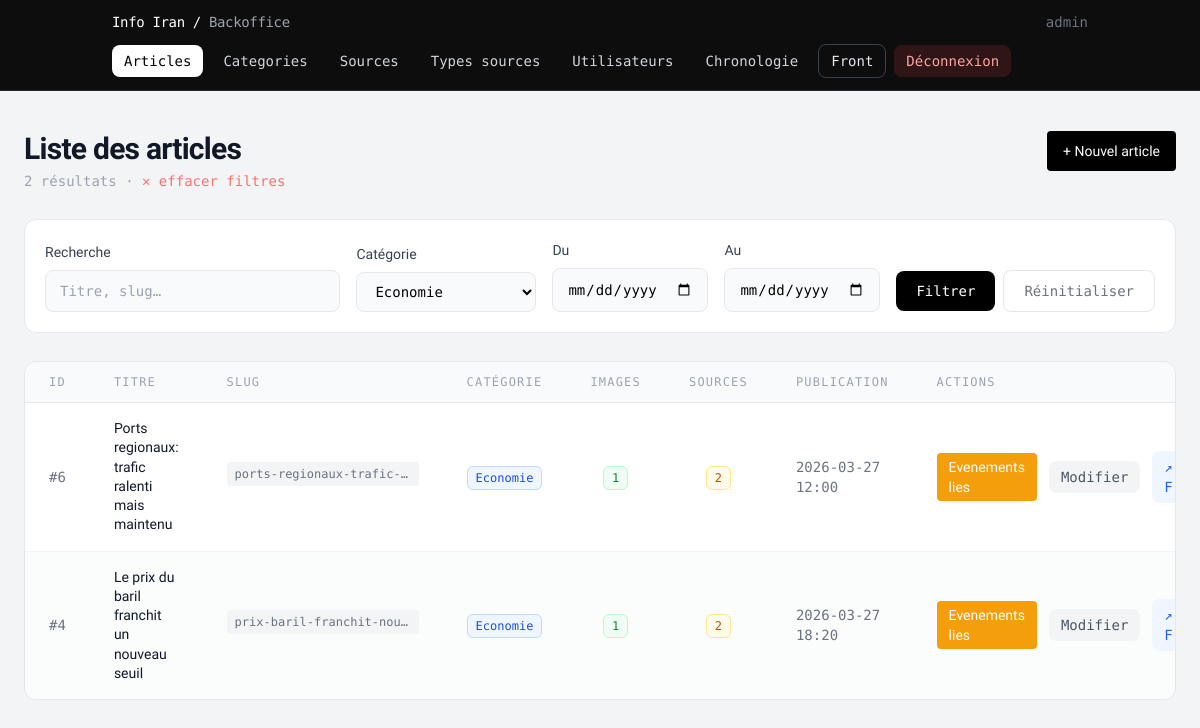
Screenshot of /pages/articles/backoffice_articles.php?cat=3 (signed in) with the database file from the repository.
### tables this page shows
CREATE TABLE articles (
    id               INT PRIMARY KEY AUTO_INCREMENT,
    titre            VARCHAR(255) NOT NULL,
    slug             VARCHAR(255) UNIQUE NOT NULL,  
    contenu          LONGTEXT NOT NULL,
    date_publication DATETIME DEFAULT CURRENT_TIMESTAMP,
    id_categorie     INT,
    FOREIGN KEY (id_categorie) REFERENCES categories(id) ON DELETE SET NULL
);

CREATE TABLE categories (
    id  INT PRIMARY KEY AUTO_INCREMENT,
    nom VARCHAR(100) NOT NULL,
    description TEXT
);

### models/Database.php (called while the page is built, shortened)
<?php
class Database
{
    private static $instance = null;
    private $pdo;
    private function __construct()
    {
        $host = getenv('DB_HOST') ?: '127.0.0.1';
        $db   = getenv('DB_NAME') ?: 'info_actualite';
        $user = getenv('DB_USER') ?: 'actualite_user';
        $pass = getenv('DB_PASS') ?: 'secret_pw';
        $charset = 'utf8mb4';
        $dsn = "mysql:host={$host};dbname={$db};charset={$charset}";
        $options = [
            PDO::ATTR_ERRMODE => PDO::ERRMODE_EXCEPTION,
            PDO::ATTR_DEFAULT_FETCH_MODE => PDO::FETCH_ASSOC,
            PDO::ATTR_EMULATE_PREPARES => false,
        ];
        $this->pdo = new PDO($dsn, $user, $pass, $options);
    }
    public static function getInstance()
    {
        if (self::$instance === null) {
            self::$instance = new self();
        }
        return self::$instance;
    }
    public function getConnection()
    {
        return $this->pdo;
    }
}

### services/ArticleService.php (called while the page is built, shortened)
<?php
require_once __DIR__ . '/../models/Database.php';
class ArticleService
{
    private $db;
    public function __construct()
    {
        $this->db = Database::getInstance()->getConnection();
    }
    public function getCategories(): array
    {
        $sql = 'SELECT id, nom, description FROM categories ORDER BY nom ASC';
        $stmt = $this->db->query($sql);
        return $stmt->fetchAll(PDO::FETCH_ASSOC);
    }
}

### services/SourceService.php (called while the page is built, shortened)
<?php
require_once __DIR__ . '/../models/Database.php';
class SourceService
{
    public function __construct()
    {
        $this->db    = Database::getInstance()->getConnection();
    }
}

### services/ImageService.php (called while the page is built, shortened)
<?php
require_once __DIR__ . '/../models/Database.php';
class ImageService
{
    public function __construct()
    {
        $this->db    = Database::getInstance()->getConnection();
    }
}

### controllers/ArticleController.php (called while the page is built, shortened)
<?php
require_once __DIR__ . '/../models/Database.php';
require_once __DIR__ . '/../services/ArticleService.php';
require_once __DIR__ . '/../services/SourceService.php';
require_once __DIR__ . '/../services/ImageService.php';
class ArticleController
{
    private ArticleService $articleService;
    private \PDO           $db;
    public function __construct()
    {
        $this->db             = Database::getInstance()->getConnection();
        $this->articleService = new ArticleService();
    }
    public function listArticlesPaginated(int $perPage, int $offset, array $filters = []): array
    {
        $where  = [];
        $params = [];
        if (!empty($filters['cat'])) {
            $where[]        = 'a.id_categorie = :cat';
            $params[':cat'] = (int) $filters['cat'];
        }
        $wc = $where ? 'WHERE ' . implode(' AND ', $where) : '';
        $stmtC = $this->db->prepare("SELECT COUNT(*) FROM articles a {$wc}");
        $stmtC->execute($params);
        $total = (int) $stmtC->fetchColumn();
        $sql = "
            SELECT a.id, a.titre, a.slug, a.date_publication, a.id_categorie,
                   c.nom AS categorie_nom,
                   (SELECT COUNT(*) FROM articles_images ai  WHERE ai.id_article  = a.id) AS nb_images,
                   (SELECT COUNT(*) FROM article_sources asrc WHERE asrc.id_article = a.id) AS nb_sources
            FROM articles a
            LEFT JOIN categories c ON c.id = a.id_categorie
            {$wc}
            ORDER BY a.id DESC
            LIMIT :lim OFFSET :off
        ";
        $stmt = $this->db->prepare($sql);
        foreach ($params as $k => $v) {
            $stmt->bindValue($k, $v);
        }
        $stmt->bindValue(':lim', $perPage, \PDO::PARAM_INT);
        $stmt->bindValue(':off', $offset,  \PDO::PARAM_INT);
        $stmt->execute();
        return ['total' => $total, 'rows' => $stmt->fetchAll(\PDO::FETCH_ASSOC)];
    }
    public function getCategories(): array
    {
        return $this->articleService->getCategories();
    }
}

### pages/articles/backoffice_articles.php (the view, shortened to what this page needs)
<?php
require_once __DIR__ . '/../../controllers/ArticleController.php';
require_once __DIR__ . '/partials/backoffice_nav.php';
$controller = new ArticleController();
$perPage   = 10;
$page      = max(1, intval($_GET['page'] ?? 1));
$offset    = ($page - 1) * $perPage;
$filters   = [
    'q'         => trim($_GET['q']         ?? ''),
    'cat'       => intval($_GET['cat']     ?? 0),
    'date_from' => trim($_GET['date_from'] ?? ''),
    'date_to'   => trim($_GET['date_to']   ?? ''),
];
$result     = $controller->listArticlesPaginated($perPage, $offset, $filters);
$articles   = $result['rows'];
$total      = $result['total'];
$categories = $controller->getCategories();
?>
<!DOCTYPE html>
<html lang="fr">
<head>
</head>
<body class="bg-gray-100 min-h-screen">
<main class="container mx-auto px-6 py-10 max-w-[90rem]">
    <div class="flex items-start justify-between gap-4 mb-7">
        <div>
            <h1 class="text-3xl font-semibold text-gray-900 tracking-tight">Liste des articles</h1>
            <p class="mono text-sm text-gray-400 mt-1">
                <?= $total ?> résultat<?= $total > 1 ? 's' : '' ?>
                <?php if (array_filter($filters)): ?>
                    · <a href="/backoffice/articles" class="text-red-400 hover:text-red-500 transition-colors">✕ effacer filtres</a>
                <?php endif; ?>
            </p>
        </div>
        <a href="/backoffice/articles/nouveau" class="flex items-center gap-2 bg-black text-white text-sm font-medium px-4 py-2.5 rounded hover:bg-gray-800 transition-colors whitespace-nowrap">
            + Nouvel article
        </a>
    </div>
    <form method="GET" action="/backoffice/articles" class="flex flex-wrap items-end gap-4 bg-white border border-gray-200 rounded-xl p-5 mb-7">
        <div class="flex-1 min-w-[200px]">
            <label class="block text-sm font-medium text-gray-700 mb-2">Recherche</label>
            <input type="text" name="q" value="<?= htmlspecialchars($filters['q']) ?>" placeholder="Titre, slug…"
                   class="w-full mono text-sm px-3.5 py-2.5 border border-gray-200 rounded-lg bg-gray-50 focus:bg-white focus:border-gray-400 focus:outline-none transition-colors">
        </div>
        <div class="min-w-[180px]">
            <label class="block text-sm font-medium text-gray-700 mb-2">Catégorie</label>
            <select name="cat" class="w-full mono text-sm px-3.5 py-2.5 border border-gray-200 rounded-lg bg-gray-50 focus:bg-white focus:border-gray-400 focus:outline-none transition-colors">
                <?php foreach ($categories as $cat): ?>
                    <option value="<?= $cat['id'] ?>" <?= $filters['cat'] == $cat['id'] ? 'selected' : '' ?>>
                        <?= htmlspecialchars($cat['nom']) ?>
                    </option>
                <?php endforeach; ?>
            </select>
        </div>
        <div class="min-w-[150px]">
            <label class="block text-sm font-medium text-gray-700 mb-2">Du</label>
            <input type="date" name="date_from" value="<?= htmlspecialchars($filters['date_from']) ?>"
                   class="w-full mono text-sm px-3.5 py-2.5 border border-gray-200 rounded-lg bg-gray-50 focus:bg-white focus:border-gray-400 focus:outline-none transition-colors">
        </div>
        <div class="min-w-[150px]">
            <label class="block text-sm font-medium text-gray-700 mb-2">Au</label>
            <input type="date" name="date_to" value="<?= htmlspecialchars($filters['date_to']) ?>"
                   class="w-full mono text-sm px-3.5 py-2.5 border border-gray-200 rounded-lg bg-gray-50 focus:bg-white focus:border-gray-400 focus:outline-none transition-colors">
        </div>
        <div class="flex items-center gap-2">
            <button type="submit" class="mono text-sm font-medium bg-black text-white px-5 py-2.5 rounded-lg hover:bg-gray-800 transition-colors">Filtrer</button>
            <?php if (array_filter($filters)): ?>
                <a href="/backoffice/articles" class="mono text-sm text-gray-500 bg-white border border-gray-200 hover:bg-gray-50 px-5 py-2.5 rounded-lg transition-colors">Réinitialiser</a>
            <?php endif; ?>
        </div>
    </form>
    <div class="bg-white border border-gray-200 rounded-xl overflow-x-auto">
        <?php if (empty($articles)): ?>
            <div class="px-6 py-20 text-center mono text-base text-gray-400">Aucun article trouvé.</div>
        <?php else: ?>
            <table class="w-full text-left border-collapse">
                <thead>
                    <tr class="bg-gray-50 border-b border-gray-200 mono text-xs text-gray-400 uppercase tracking-widest">
                        <th class="px-6 py-3 font-normal">ID</th>
                        <th class="px-6 py-3 font-normal">Titre</th>
                        <th class="px-6 py-3 font-normal">Slug</th>
                        <th class="px-6 py-3 font-normal">Catégorie</th>
                        <th class="px-6 py-3 font-normal text-center">Images</th>
                        <th class="px-6 py-3 font-normal text-center">Sources</th>
                        <th class="px-6 py-3 font-normal">Publication</th>
                        <th class="px-6 py-3 font-normal">Actions</th>
                    </tr>
                </thead>
                <tbody class="divide-y divide-gray-100">
                    <?php foreach ($articles as $i => $a):
                        $id    = (int)$a['id'];
                        $titre = htmlspecialchars(strip_tags($a['titre'] ?? ''));
                        $slug  = htmlspecialchars($a['slug'] ?? '');
                        $date  = htmlspecialchars(substr($a['date_publication'] ?? '', 0, 16));
                        $cat   = htmlspecialchars($a['categorie_nom'] ?? '—');
                    ?>
                    <tr class="hover:bg-blue-50/30 transition-colors <?= $i % 2 === 1 ? 'bg-gray-50/60' : 'bg-white' ?>">
                        <td class="px-6 py-4 mono text-sm text-gray-500">#<?= $id ?></td>
                        <td class="px-6 py-4 text-sm font-medium text-gray-900 leading-snug"><?= mb_strimwidth($titre, 0, 65, '…') ?></td>
                        <td class="px-6 py-4">
                            <span class="mono text-xs text-gray-500 bg-gray-100 px-2 py-1 rounded max-w-[12rem] inline-block truncate" title="<?= $slug ?>">
                                <?= $slug ?>
                            </span>
                        </td>
                        <td class="px-6 py-4">
                            <?php if ($a['categorie_nom']): ?>
                                <span class="mono text-xs bg-blue-50 border border-blue-200 text-blue-700 px-2 py-1 rounded-md"><?= $cat ?></span>
                            <?php else: ?>
                                <span class="mono text-xs text-gray-400">—</span>
                            <?php endif; ?>
                        </td>
                        <td class="px-6 py-4 text-center">
                            <span class="mono text-xs px-2 py-1 rounded-md <?= (int)$a['nb_images'] > 0 ? 'bg-green-50 border border-green-200 text-green-700' : 'bg-gray-50 border border-gray-200 text-gray-400' ?>">
                                <?= (int)$a['nb_images'] ?>
                            </span>
                        </td>
                        <td class="px-6 py-4 text-center">
                            <span class="mono text-xs px-2 py-1 rounded-md <?= (int)$a['nb_sources'] > 0 ? 'bg-amber-50 border border-amber-200 text-amber-700' : 'bg-gray-50 border border-gray-200 text-gray-400' ?>">
                                <?= (int)$a['nb_sources'] ?>
                            </span>
                        </td>
                        <td class="px-6 py-4 mono text-sm text-gray-500"><?= $date ?></td>
                        <td class="px-6 py-4">
                            <div class="flex items-center gap-3">
                                <a href="/backoffice/chronologie/article-<?= $id ?>" class="bg-amber-500 text-white px-3 py-1 rounded text-sm hover:bg-amber-600">Evenements lies</a>
                                <a href="/backoffice/articles/edit-<?= $id ?>" class="mono text-sm text-gray-600 bg-gray-100 hover:bg-gray-200 px-3 py-1.5 rounded-lg transition-colors">Modifier</a>
                                <a href="/article/<?= urlencode($slug) ?>.html" target="_blank" class="mono text-sm text-blue-600 bg-blue-50 hover:bg-blue-100 px-3 py-1.5 rounded-lg transition-colors">↗ Front</a>
                            </div>
                        </td>
                    </tr>
                    <?php endforeach; ?>
                </tbody>
            </table>
        <?php endif; ?>
    </div>
</main>
</body>
</html>

### rows the page displays
articles: id "6", titre "Ports regionaux: trafic ralenti mais maintenu", slug "ports-regionaux-trafic-…", id_categorie.nom "Economie", nb_images "1", nb_sources "2", date_publication "2026-03-27 12:00"
articles: id "4", titre "Le prix du baril franchit un nouveau seuil", slug "prix-baril-franchit-nou…", id_categorie.nom "Economie", nb_images "1", nb_sources "2", date_publication "2026-03-27 18:20"

### other values shown
$username "admin"
$link['label'] "Articles"
$link['label'] "Categories"
$link['label'] "Sources"
$link['label'] "Types sources"
$link['label'] "Utilisateurs"
$link['label'] "Chronologie"
$total "2"
form field cat "Economie"
